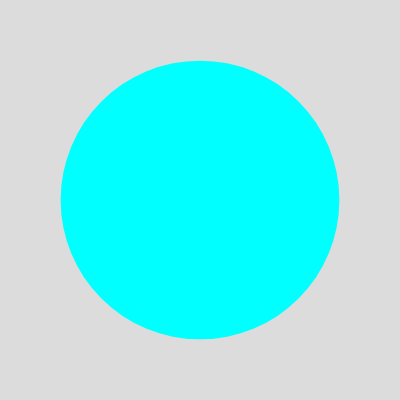
Frame 1 (no input)
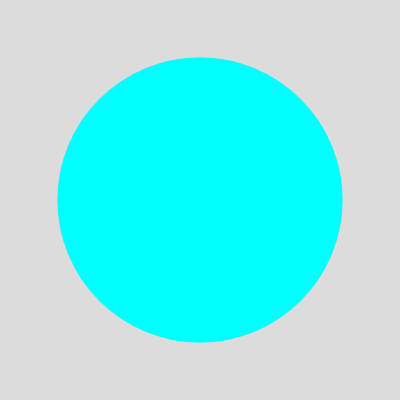
Frame 60 (no input)
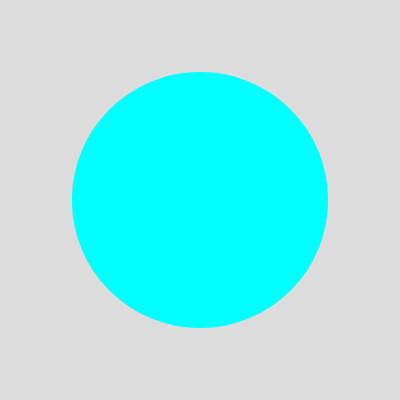
Frame 120 (the mouse pressed at the canvas centre since frame 60)

The p5.js sketch that drew these frames (run headless with seeded random() and noise() and a simulated clock; from frame 60 on, the mouse is pressed at the canvas centre):

// p5.js sketch
// ── sketch.js
function setup() {
  createCanvas(400, 400);
}

function draw() {
  background(220);

  let freq = frameCount * 0.15; // time
  let sinValue = sin(freq);

  let x = width / 2;
  let y = height / 2;

  // map the sine value to a diameter range
  let dia = map(sinValue, -1, 1, 250, 300);

  noStroke();
  fill(0, 255, 255);
  circle(x, y, dia);
}
